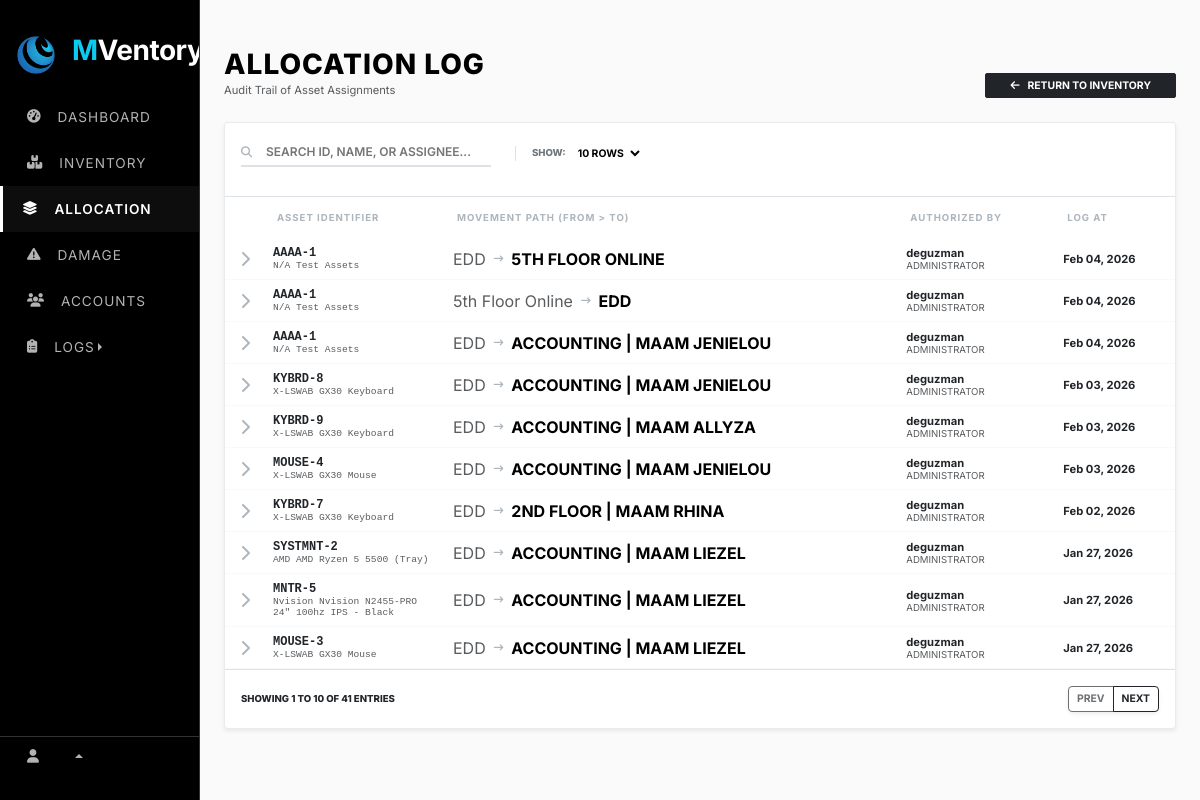
Page /web_content/allocation.php on the earlier database version.
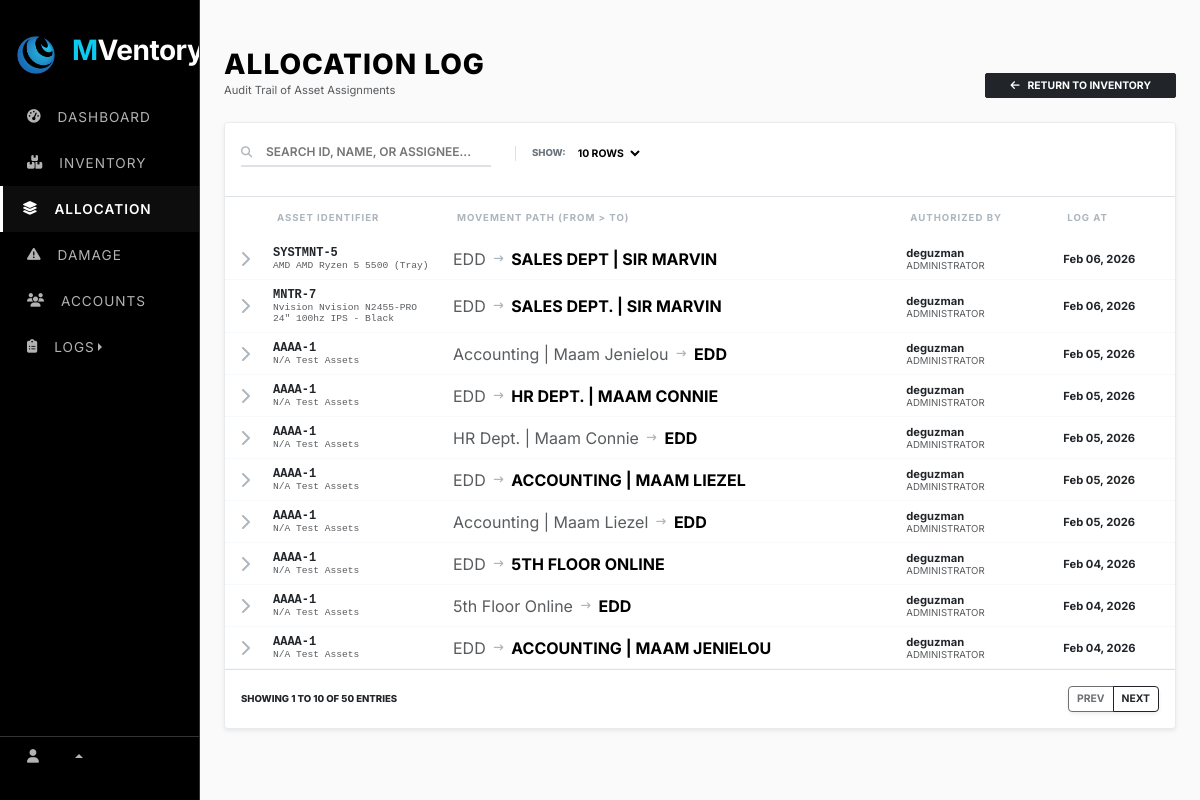
Same page on the later database version.
### tables this page shows
CREATE TABLE `allocation_log` (
  `id` int(11) NOT NULL AUTO_INCREMENT,
  `asset_id` int(11) NOT NULL,
  `previous_assignee` varchar(255) DEFAULT NULL,
  `new_assignee` varchar(255) DEFAULT NULL,
  `allocated_by` varchar(255) DEFAULT NULL,
  `allocation_date` date DEFAULT NULL,
  `created_at` timestamp NOT NULL DEFAULT current_timestamp(),
  PRIMARY KEY (`id`),
  KEY `asset_id` (`asset_id`),
  CONSTRAINT `allocation_log_ibfk_1` FOREIGN KEY (`asset_id`) REFERENCES `assets` (`id`) ON DELETE CASCADE
);

CREATE TABLE `assets` (
  `id` int(11) NOT NULL AUTO_INCREMENT,
  `asset_id` varchar(50) DEFAULT NULL,
  `category_id` int(11) DEFAULT NULL,
  `item_name` varchar(255) NOT NULL,
  `brand` varchar(100) DEFAULT NULL,
  `model` varchar(100) DEFAULT NULL,
  `serial_number` varchar(100) DEFAULT NULL,
  `specs` text DEFAULT NULL,
  `quantity` int(11) DEFAULT 1,
  `assigned_to` varchar(255) DEFAULT NULL,
  `status` varchar(50) DEFAULT 'In Stock',
  `condition_status` varchar(50) DEFAULT NULL,
  `purchase_date` date DEFAULT NULL,
  `arrival_date` date DEFAULT NULL,
  `cost` decimal(10,2) DEFAULT NULL,
  `warranty_cost` decimal(10,2) DEFAULT NULL,
  `remarks` text DEFAULT NULL,
  `created_at` timestamp NOT NULL DEFAULT current_timestamp(),
  PRIMARY KEY (`id`),
  UNIQUE KEY `asset_id` (`asset_id`),
  KEY `fk_category` (`category_id`),
  CONSTRAINT `fk_category` FOREIGN KEY (`category_id`) REFERENCES `categories` (`category_id`) ON DELETE SET NULL
);

### web_content/allocation.php (the view, shortened to what the changed rows need)
<?php
    require_once "../render/connection.php";
    include "../src/cdn/cdn_links.php";
    $search = isset($_GET['search']) ? mysqli_real_escape_string($conn, $_GET['search']) : '';
    $limit = isset($_GET['limit']) ? (int)$_GET['limit'] : 10;
    $page = isset($_GET['page']) ? (int)$_GET['page'] : 1;
    $start = ($page - 1) * $limit;
    $total_query = "SELECT COUNT(*) as total
                    FROM allocation_log al
                    LEFT JOIN assets a ON al.asset_id = a.id
                    WHERE a.asset_id LIKE '%$search%'
                       OR a.item_name LIKE '%$search%'
                       OR a.serial_number LIKE '%$search%'
                       OR al.new_assignee LIKE '%$search%'
                       OR al.previous_assignee LIKE '%$search%'";
    $total_res = mysqli_query($conn, $total_query);
    $total_rows = mysqli_fetch_assoc($total_res)['total'];
    $total_pages = ceil($total_rows / $limit);
?>
<!DOCTYPE html>
<html lang="en">
    <head>
        <link rel="stylesheet" href="../src/style/main_style.css">
    </head>
    <body>
        <div class="row g-0">
                <?php include "../nav/sidebar_nav.php"; ?>
            <div class="col">
                <div class="container-fluid px-4 mt-5">
                    <div class="main-registry-container">
                        <div class="card edd-card shadow-sm">
                            <div class="table-responsive">
                                <table class="table mb-0 align-middle">
                                    <thead>
                                        <tr>
                                            <th width="40"></th>
                                            <th width="180">Asset Identifier</th>
                                            <th>Movement Path (From > To)</th>
                                            <th>Authorized By</th>
                                            <th>Log At</th>
                                        </tr>
                                    </thead>
                                    <tbody>
                                        <?php
                                        $sql = "SELECT al.*, a.item_name, a.brand, a.model, a.asset_id as asset_tag
                                                FROM allocation_log al
                                                LEFT JOIN assets a ON al.asset_id = a.id
                                                WHERE a.asset_id LIKE '%$search%'
                                                   OR a.item_name LIKE '%$search%'
                                                   OR a.serial_number LIKE '%$search%'
                                                   OR al.new_assignee LIKE '%$search%'
                                                   OR al.previous_assignee LIKE '%$search%'
                                                ORDER BY al.allocation_date DESC
                                                LIMIT $start, $limit";
                                        $result = mysqli_query($conn, $sql);
                                        if(mysqli_num_rows($result) > 0):
                                            while($row = mysqli_fetch_assoc($result)):
                                                $drawer_id = "log_drawer_" . $row['id'];
                                        ?>
                                            <tr class="log-row" data-bs-toggle="collapse" data-bs-target="#<?= $drawer_id ?>">
                                                <td class="text-center">
                                                    <i class="fa-solid fa-chevron-right btn-expand"></i>
                                                </td>
                                                <td class="asset-id-cell">
                                                    <span class="d-block text-dark"><?= htmlspecialchars($row['asset_tag'] ?? 'N/A') ?></span>
                                                    <small class="text-muted fw-normal" style="font-size: 0.6rem;">
                                                        <?= htmlspecialchars($row['brand'] . ' ' . $row['item_name']) ?>
                                                    </small>
                                                </td>
                                                <td>
                                                    <div class="d-flex align-items-center gap-2">
                                                        <span class="text-muted"><?= htmlspecialchars($row['previous_assignee']) ?></span>
                                                        <i class="fa-solid fa-arrow-right-long" style="font-size: 0.6rem; color: #adb5bd;"></i>
                                                        <span class="fw-bold text-uppercase"><?= htmlspecialchars($row['new_assignee']) ?></span>
                                                    </div>
                                                </td>
                                                <td>
                                                    <div class="fw-bold text-dark" style="font-size: 0.7rem;"><?= htmlspecialchars($row['allocated_by']) ?></div>
                                                    <div class="text-muted" style="font-size: 0.6rem;">ADMINISTRATOR</div>
                                                </td>
                                                <td class="text-muted" style="font-size: 0.7rem;">
                                                    <span class="text-dark fw-bold"><?= date('M d, Y', strtotime($row['allocation_date'])) ?></span><br>
                                                </td>
                                            </tr>
                                        <?php endwhile; else: ?>
                                            <tr><td colspan="6" class="text-center py-5 text-muted fw-bold">NO RECORDS MATCHING "<?= htmlspecialchars($search) ?>"</td></tr>
                                        <?php endif; ?>
                                    </tbody>
                                </table>
                            </div>
                            <div class="card-footer bg-white py-3 border-top">
                                <div class="d-flex justify-content-between align-items-center">
                                    <span class="detail-label mb-0" style="color: #212529;">
                                        Showing <?= ($start + 1) ?> to <?= min($start + $limit, $total_rows) ?> of <?= $total_rows ?> entries
                                    </span>
                                    <div class="btn-group shadow-sm">
                                        <a href="?page=<?= max(1, $page-1) ?>&search=<?= $search ?>&limit=<?= $limit ?>"
                                        class="btn btn-outline-dark btn-sm fw-bold <?= ($page <= 1) ? 'disabled' : '' ?>" style="font-size: 0.65rem;">PREV</a>
                                        <a href="?page=<?= min($total_pages, $page+1) ?>&search=<?= $search ?>&limit=<?= $limit ?>"
                                        class="btn btn-outline-dark btn-sm fw-bold <?= ($page >= $total_pages) ? 'disabled' : '' ?>" style="font-size: 0.65rem;">NEXT</a>
                                    </div>
                                </div>
                            </div>
                        </div>
                    </div>
                </div>
            </div>
        </div>
    </body>
</html>

Differences in the rows shown:
no longer on this page (row unchanged): allocation_log: asset.asset_id "KYBRD-8", asset.item_name "X-LSWAB GX30 Keyboard", previous_assignee "EDD", new_assignee "ACCOUNTING | MAAM JENIELOU", allocated_by "deguzman", allocation_date "Feb 03, 2026"
no longer on this page (row unchanged): allocation_log: asset.asset_id "KYBRD-9", asset.item_name "X-LSWAB GX30 Keyboard", previous_assignee "EDD", new_assignee "ACCOUNTING | MAAM ALLYZA", allocated_by "deguzman", allocation_date "Feb 03, 2026"
no longer on this page (row unchanged): allocation_log: asset.asset_id "MOUSE-4", asset.item_name "X-LSWAB GX30 Mouse", previous_assignee "EDD", new_assignee "ACCOUNTING | MAAM JENIELOU", allocated_by "deguzman", allocation_date "Feb 03, 2026"
no longer on this page (row unchanged): allocation_log: asset.asset_id "KYBRD-7", asset.item_name "X-LSWAB GX30 Keyboard", previous_assignee "EDD", new_assignee "2ND FLOOR | MAAM RHINA", allocated_by "deguzman", allocation_date "Feb 02, 2026"
no longer on this page (row unchanged): allocation_log: asset.asset_id "SYSTMNT-2", asset.item_name "AMD AMD Ryzen 5 5500 (Tray)", previous_assignee "EDD", new_assignee "ACCOUNTING | MAAM LIEZEL", allocated_by "deguzman", allocation_date "Jan 27, 2026"
no longer on this page (row unchanged): allocation_log: asset.asset_id "MNTR-5", asset.item_name "Nvision Nvision N2455-PRO 24\" 100hz IPS - Black", previous_assignee "EDD", new_assignee "ACCOUNTING | MAAM LIEZEL", allocated_by "deguzman", allocation_date "Jan 27, 2026"
no longer on this page (row unchanged): allocation_log: asset.asset_id "MOUSE-3", asset.item_name "X-LSWAB GX30 Mouse", previous_assignee "EDD", new_assignee "ACCOUNTING | MAAM LIEZEL", allocated_by "deguzman", allocation_date "Jan 27, 2026"
added allocation_log: asset.asset_id "SYSTMNT-5", asset.item_name "AMD AMD Ryzen 5 5500 (Tray)", previous_assignee "EDD", new_assignee "SALES DEPT | SIR MARVIN", allocated_by "deguzman", allocation_date "Feb 06, 2026"
added allocation_log: asset.asset_id "MNTR-7", asset.item_name "Nvision Nvision N2455-PRO 24\" 100hz IPS - Black", previous_assignee "EDD", new_assignee "SALES DEPT. | SIR MARVIN", allocated_by "deguzman", allocation_date "Feb 06, 2026"
added allocation_log: asset.asset_id "AAAA-1", asset.item_name "N/A Test Assets", previous_assignee "Accounting | Maam Jenielou", new_assignee "EDD", allocated_by "deguzman", allocation_date "Feb 05, 2026"
added allocation_log: asset.asset_id "AAAA-1", asset.item_name "N/A Test Assets", previous_assignee "EDD", new_assignee "HR DEPT. | MAAM CONNIE", allocated_by "deguzman", allocation_date "Feb 05, 2026"
added allocation_log: asset.asset_id "AAAA-1", asset.item_name "N/A Test Assets", previous_assignee "HR Dept. | Maam Connie", new_assignee "EDD", allocated_by "deguzman", allocation_date "Feb 05, 2026"
added allocation_log: asset.asset_id "AAAA-1", asset.item_name "N/A Test Assets", previous_assignee "EDD", new_assignee "ACCOUNTING | MAAM LIEZEL", allocated_by "deguzman", allocation_date "Feb 05, 2026"
added allocation_log: asset.asset_id "AAAA-1", asset.item_name "N/A Test Assets", previous_assignee "Accounting | Maam Liezel", new_assignee "EDD", allocated_by "deguzman", allocation_date "Feb 05, 2026"
Other differences:
$total_rows: "41" → "50"
